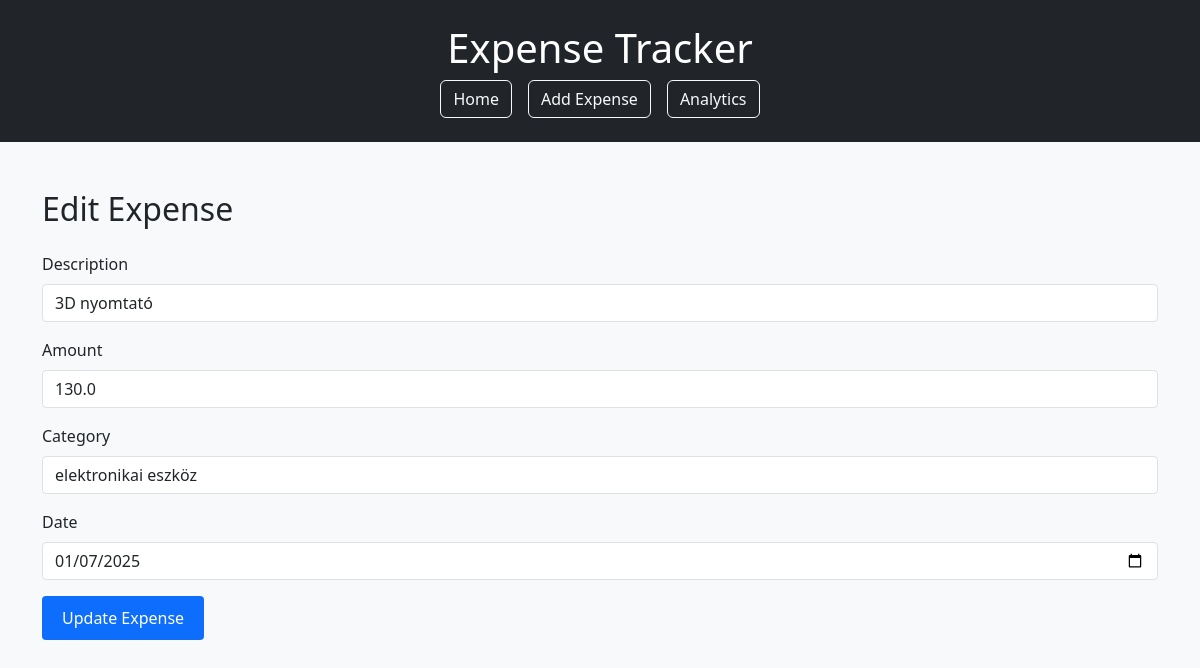
/edit/6, run on the app's committed database.
### tables this page shows
CREATE TABLE expenses (
            id INTEGER PRIMARY KEY AUTOINCREMENT,
            description TEXT NOT NULL,
            amount REAL NOT NULL,
            category TEXT NOT NULL,
            date TEXT NOT NULL
        );

### app.py (the view, shortened to what this page needs)
@app.route('/edit/<int:id>', methods=['GET', 'POST'])
def edit_expense(id):
    conn = get_db_connection()
    expense = conn.execute('SELECT * FROM expenses WHERE id = ?', (id,)).fetchone()
    conn.close()
    return render_template('edit_expense.html', expense=expense)

### app.py (called while the page is built)
def get_db_connection():
    conn = sqlite3.connect('expenses.db')
    conn.row_factory = sqlite3.Row
    return conn

### templates/edit_expense.html
{% extends "layout.html" %}
{% block content %}
<h2 class="mb-4">Edit Expense</h2>
<form method="POST">
    <div class="mb-3">
        <label for="description" class="form-label">Description</label>
        <input type="text" class="form-control" id="description" name="description" value="{{ expense.description }}" required>
    </div>
    <div class="mb-3">
        <label for="amount" class="form-label">Amount</label>
        <input type="number" class="form-control" id="amount" name="amount" step="0.01" value="{{ expense.amount }}" required>
    </div>
    <div class="mb-3">
        <label for="category" class="form-label">Category</label>
        <input type="text" class="form-control" id="category" name="category" value="{{ expense.category }}" required>
    </div>
    <div class="mb-3">
        <label for="date" class="form-label">Date</label>
        <input type="date" class="form-control" id="date" name="date" value="{{ expense.date }}" required>
    </div>
    <button type="submit" class="btn btn-primary">Update Expense</button>
</form>
{% endblock %}

### templates/static/style.css (style rules this page uses)
body { background-color: #f8f9fa; }
.form-control { border-radius: 4px; }
.btn-primary { background-color: #0d6efd; border: none; padding: 10px 20px; border-radius: 4px; }

### data on the page
expenses: description "3D nyomtató", amount "130.0", category "elektronikai eszköz", date "01/07/2025"
